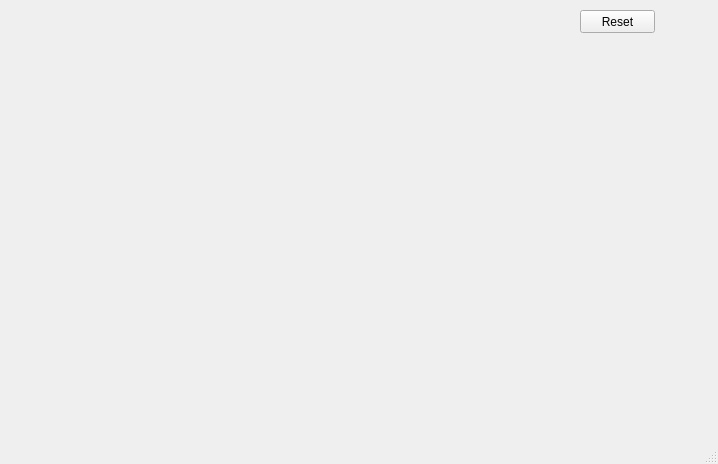
<?xml version="1.0" encoding="UTF-8"?>
<ui version="4.0">
 <class>MainWindow</class>
 <widget class="QMainWindow" name="MainWindow">
  <property name="geometry">
   <rect>
    <x>0</x>
    <y>0</y>
    <width>718</width>
    <height>464</height>
   </rect>
  </property>
  <property name="windowTitle">
   <string>MainWindow</string>
  </property>
  <widget class="QWidget" name="centralwidget">
   <widget class="QPushButton" name="pb">
    <property name="geometry">
     <rect>
      <x>580</x>
      <y>10</y>
      <width>75</width>
      <height>23</height>
     </rect>
    </property>
    <property name="text">
     <string>Reset</string>
    </property>
   </widget>
  </widget>
  <widget class="QMenuBar" name="menubar">
   <property name="geometry">
    <rect>
     <x>0</x>
     <y>0</y>
     <width>718</width>
     <height>21</height>
    </rect>
   </property>
  </widget>
  <widget class="QStatusBar" name="statusbar"/>
 </widget>
 <resources/>
 <connections/>
</ui>
